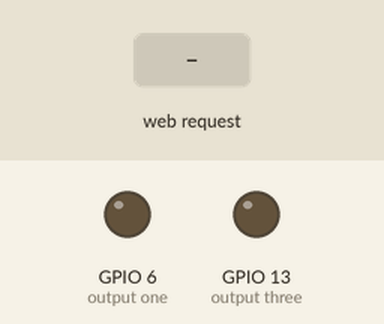
This program was run on a simulated Raspberry Pi (BCM pin numbers) with an Explorer HAT. On the bench: output pins drawn as LEDs (lit = HIGH). The test bench sets the inputs (shaded band). Random numbers come from a fixed seed; the clock reads 2024-03-15 10:24:30 at power-on unless the program sets it; what the program prints to the terminal is not drawn.

Above: at 1.2 s.
1.3 s: HTTP request for / received with the fields answer=correct, correct=1
At 2.1 s:
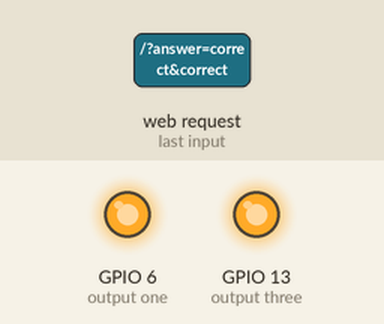
3.8 s: HTTP request for / received
Timing chart, 0 to 6.8 s (numbered marks = the images above; inputs shaded):
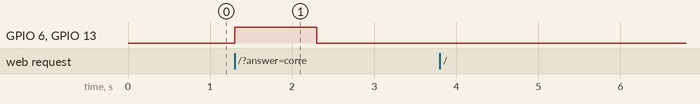

Measured:
- after the input at 1.3 s, GPIO 6 (output one), GPIO 13 (output three): LOW → HIGH at once, → LOW 1.0 s later
- after the input at 3.8 s, every drawn part: stays the same

The program:

quiz.py
```python
from flask import Flask, render_template_string, request
import explorerhat, time, random

app = Flask(__name__)

HTML = """
<!DOCTYPE html>
<html>
<head>
  <title>🏆 COMP1313 Interactive Quiz</title>
  <style>
    body { font-family: Arial; text-align: center; background-color: #f4f4f4; margin-top: 50px; }
    h1 { color: #007acc; }
    .question-box {
      background-color: white;
      border-radius: 10px;
      box-shadow: 0 0 10px rgba(0,0,0,0.1);
      padding: 20px;
      width: 60%;
      margin: auto;
    }
    button {
      padding: 10px 20px;
      margin: 5px;
      font-size: 16px;
      border: none;
      border-radius: 5px;
      background-color: #2196f3;
      color: white;
      cursor: pointer;
    }
    button:hover { background-color: #1976d2; }
    .message { font-size: 22px; margin-top: 20px; }
  </style>
</head>
<body>
  <h1>🏆 COMP1313 Interactive Quiz System</h1>

  {% if not answered %}
  <div class="question-box">
    <h2>Q{{ q['id'] }}. {{ q['question'] }}</h2>
    <form method="POST">
      {% for opt in q['options'] %}
        <button type="submit" name="answer" value="{{ opt }}">{{ opt }}</button>
      {% endfor %}
      <input type="hidden" name="correct" value="{{ q['answer'] }}">
    </form>
  </div>
  {% else %}
    <div class="message">{{ message }}</div>
    <meta http-equiv="refresh" content="2"> <!-- Auto refresh after 2s for next question -->
  {% endif %}
</body>
</html>
"""

# --- Quiz questions ---
questions = [
    {
        "id": 1,
        "question": "What does CPU stand for?",
        "options": ["Central Process Unit", "Central Processing Unit", "Computer Personal Unit", "Control Program Utility"],
        "answer": "Central Processing Unit"
    },
    {
        "id": 2,
        "question": "Which component performs arithmetic operations?",
        "options": ["RAM", "ALU", "Cache", "Bus"],
        "answer": "ALU"
    },
    {
        "id": 3,
        "question": "Which of the following is volatile memory?",
        "options": ["ROM", "SSD", "RAM", "Flash Drive"],
        "answer": "RAM"
    }
]

@app.route("/", methods=["GET", "POST"])
def index():
    if request.method == "POST":
        selected = request.form["answer"]
        correct = request.form["correct"]

        if selected == correct:
            # Correct → Blue LED for 2s
            explorerhat.output.two.on()
            time.sleep(2)
            explorerhat.output.two.off()
            return render_template_string(HTML, answered=True, message="✅ Correct!", q=None)
        else:
            # Incorrect → Red LED + Buzzer for 1s
            explorerhat.output.three.on()
            explorerhat.output.one.on()
            time.sleep(1)
            explorerhat.output.three.off()
            explorerhat.output.one.off()
            return render_template_string(HTML, answered=True, message="❌ Incorrect!", q=None)
    else:
        # Show a random question
        q = random.choice(questions)
        return render_template_string(HTML, q=q, answered=False, message=None)

if __name__ == "__main__":
    app.run(host="0.0.0.0", port=5000)
```
